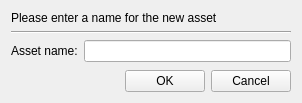
<?xml version="1.0" encoding="UTF-8"?>
<ui version="4.0">
 <class>NewAssetWidget</class>
 <widget class="QWidget" name="NewAssetWidget">
  <property name="geometry">
   <rect>
    <x>0</x>
    <y>0</y>
    <width>302</width>
    <height>103</height>
   </rect>
  </property>
  <property name="windowTitle">
   <string>Form</string>
  </property>
  <layout class="QGridLayout" name="gridLayout">
   <item row="0" column="0" colspan="2">
    <widget class="QLabel" name="label_2">
     <property name="text">
      <string>Please enter a name for the new asset</string>
     </property>
    </widget>
   </item>
   <item row="2" column="1">
    <widget class="QLineEdit" name="lineEdit"/>
   </item>
   <item row="3" column="1">
    <spacer name="verticalSpacer">
     <property name="orientation">
      <enum>Qt::Vertical</enum>
     </property>
     <property name="sizeHint" stdset="0">
      <size>
       <width>20</width>
       <height>3</height>
      </size>
     </property>
    </spacer>
   </item>
   <item row="2" column="0">
    <widget class="QLabel" name="label">
     <property name="text">
      <string>Asset name:</string>
     </property>
    </widget>
   </item>
   <item row="4" column="0" colspan="2">
    <layout class="QHBoxLayout" name="horizontalLayout">
     <item>
      <spacer name="horizontalSpacer">
       <property name="orientation">
        <enum>Qt::Horizontal</enum>
       </property>
       <property name="sizeHint" stdset="0">
        <size>
         <width>40</width>
         <height>20</height>
        </size>
       </property>
      </spacer>
     </item>
     <item>
      <widget class="QPushButton" name="btnOK">
       <property name="text">
        <string>OK</string>
       </property>
      </widget>
     </item>
     <item>
      <widget class="QPushButton" name="btnCancel">
       <property name="text">
        <string>Cancel</string>
       </property>
      </widget>
     </item>
    </layout>
   </item>
   <item row="1" column="0" colspan="2">
    <widget class="Line" name="line">
     <property name="orientation">
      <enum>Qt::Horizontal</enum>
     </property>
    </widget>
   </item>
  </layout>
 </widget>
 <resources/>
 <connections/>
</ui>
